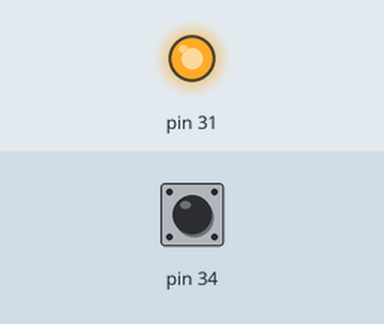
This sketch was run on a simulated Arduino Mega 2560, built with avr-gcc and run on an emulated ATmega2560. On the bench: output pins drawn as LEDs (lit = HIGH). The test bench sets the inputs (shaded band); at power-on: pin 34 HIGH.

Above: at 1.2 s.
1.3 s: pin 34 pulled LOW for 0.15 s
At 1.37 s:
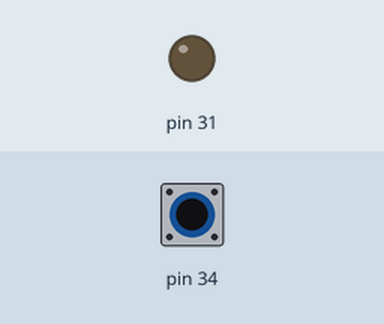
2.9 s: pin 34 pulled LOW for 3.2 s
At 7.5 s:
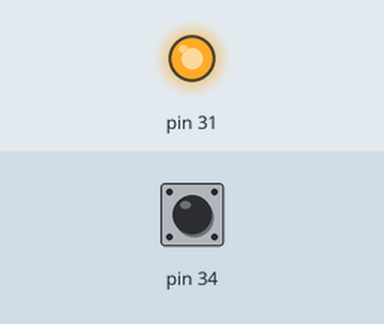
Timing chart, 0 to 9.0 s (numbered marks = the images above; inputs shaded):
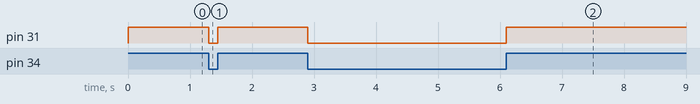

Measured:
- after the input at 1.3 s, pin 31: HIGH → LOW at once, → HIGH 0.15 s later
- after the input at 2.9 s, pin 31: HIGH → LOW at once, → HIGH 3.2 s later

The sketch:

sketch_jun06a.ino
```cpp
void setup() {
  pinMode(34, INPUT_PULLUP);
  pinMode(31, OUTPUT);
}

void loop() {
  digitalWrite(31, digitalRead(34));
}
```
